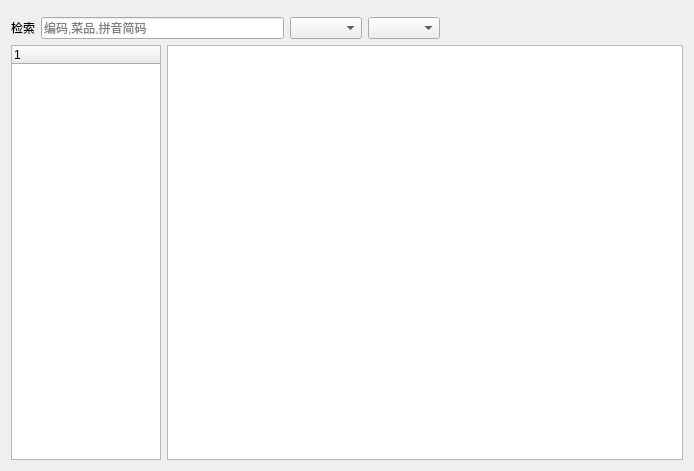
<?xml version="1.0" encoding="UTF-8"?>
<ui version="4.0">
 <class>w_bt_dish_Dialog</class>
 <widget class="QDialog" name="w_bt_dish_Dialog">
  <property name="geometry">
   <rect>
    <x>0</x>
    <y>0</y>
    <width>694</width>
    <height>471</height>
   </rect>
  </property>
  <property name="windowTitle">
   <string>Dialog</string>
  </property>
  <layout class="QVBoxLayout" name="verticalLayout">
   <item>
    <widget class="lds_toolbar" name="widget"/>
   </item>
   <item>
    <layout class="QHBoxLayout" name="horizontalLayout">
     <item>
      <widget class="QLabel" name="label">
       <property name="styleSheet">
        <string notr="true"/>
       </property>
       <property name="text">
        <string>检索</string>
       </property>
       <property name="wordWrap">
        <bool>true</bool>
       </property>
      </widget>
     </item>
     <item>
      <widget class="lds_lineedit_clear" name="lineEdit">
       <property name="placeholderText">
        <string>编码,菜品,拼音简码</string>
       </property>
      </widget>
     </item>
     <item>
      <widget class="QComboBox" name="comboBox_filter"/>
     </item>
     <item>
      <widget class="QComboBox" name="comboBox_filter_2"/>
     </item>
     <item>
      <spacer name="horizontalSpacer_2">
       <property name="orientation">
        <enum>Qt::Horizontal</enum>
       </property>
       <property name="sizeHint" stdset="0">
        <size>
         <width>40</width>
         <height>20</height>
        </size>
       </property>
      </spacer>
     </item>
    </layout>
   </item>
   <item>
    <layout class="QHBoxLayout" name="horizontalLayout_2">
     <item>
      <widget class="lds_treeWidget" name="treeWidget">
       <property name="minimumSize">
        <size>
         <width>150</width>
         <height>0</height>
        </size>
       </property>
       <property name="maximumSize">
        <size>
         <width>150</width>
         <height>16777215</height>
        </size>
       </property>
       <column>
        <property name="text">
         <string notr="true">1</string>
        </property>
       </column>
      </widget>
     </item>
     <item>
      <widget class="lds_tableView" name="tableView"/>
     </item>
    </layout>
   </item>
  </layout>
 </widget>
 <customwidgets>
  <customwidget>
   <class>lds_tableView</class>
   <extends>QTableView</extends>
   <header>lds_tableview.h</header>
  </customwidget>
  <customwidget>
   <class>lds_toolbar</class>
   <extends>QFrame</extends>
   <header>lds_toolbar.h</header>
   <container>1</container>
  </customwidget>
  <customwidget>
   <class>lds_lineedit_clear</class>
   <extends>QLineEdit</extends>
   <header>lds_lineedit_clear.h</header>
  </customwidget>
  <customwidget>
   <class>lds_treeWidget</class>
   <extends>QTreeWidget</extends>
   <header>lds_treewidget.h</header>
  </customwidget>
 </customwidgets>
 <tabstops>
  <tabstop>treeWidget</tabstop>
  <tabstop>tableView</tabstop>
  <tabstop>lineEdit</tabstop>
  <tabstop>comboBox_filter</tabstop>
  <tabstop>comboBox_filter_2</tabstop>
 </tabstops>
 <resources/>
 <connections/>
</ui>
